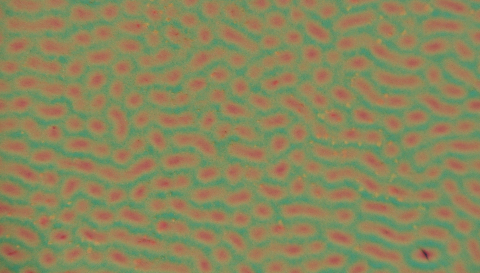
#> input picture TP LPE/perovskyte.png, 480 x 273 px
$ jupyter execute 'LPE copy.ipynb'   (older library calls are emulated)
#> lines starting #> are read from the running program, lines starting #| are printed output that depends on the picture; after the words box and inside, x2 and y2 are one past the last pixel; in counts of white or black regions, pixels touching at a corner belong together
[cell 1]
import numpy as np
import cv2
from matplotlib import pyplot as plt
import math as mp

Lecture de notre image et seuillage.

[cell 2]
image = cv2.imread('perovskyte.png',0)
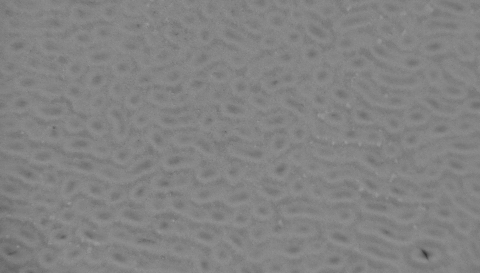
#> image: shape (273, 480); min 50, max 154, mean 130.6
imageS = cv2.threshold(image,125,255,cv2.THRESH_BINARY_INV) # On applique un seuillage inverse pour avoir le fond en noir. Le seuillage vaut 250, si un pixels>250 on le met à 255
imageSS = imageS[1] # on récupère l'image du seuillage
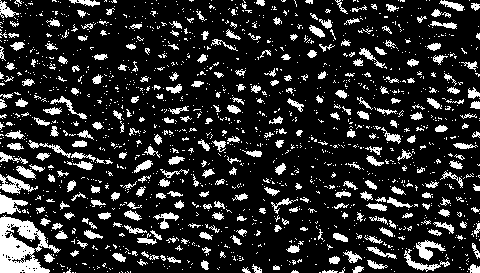
#> imageSS: shape (273, 480); 16.4% white; 1602 white regions (1306 under 20 px), largest, box (x1, y1, x2, y2) and area: (0, 215, 61, 273) 1838, (0, 174, 38, 194) 321, (0, 194, 28, 215) 314
u = np.max(image)
#> u = 154
v = np.min(image)
#> v = 50
print(u,v)
#| 154 50
plt.figure(figsize=(50,10))

plt.subplot(121)
plt.title("Image de base")
plt.imshow(image,'gray') # affichage de l'image I en niveau de gris

plt.subplot(122)
plt.title("Image Seuillée")
plt.imshow(imageSS,'gray') # affichage de l'image I en niveau de gris
plt.show() # déclenche l'affichage

Création des marqueurs :

[cell 3]
S = cv2.getStructuringElement(cv2.MORPH_ELLIPSE,(3,3)) #On créé une ellipse comme élément structurant car on veut avoir un points dans chaque smarties
imageM = cv2.erode(imageSS, S, iterations = 1) #on l'érode  avec l'image structurant
#> imageM: shape (273, 480); 6% white; 546 white regions (427 under 20 px), largest, box (x1, y1, x2, y2) and area: (0, 217, 49, 273) 1273, (0, 195, 15, 214) 198, (417, 242, 443, 259) 169

plt.figure(figsize=(50,10))

plt.subplot(121)
plt.title("Image avec les marqueurs")
plt.imshow(imageM,'gray') # affichage de l'image I en niveau de gris

Labellisation de mes marqueurs + du fond

[cell 4]
imageML = cv2.connectedComponents(imageM) #on labélise nos marqueur : le fond n'est pas encore labellisé
imageMLL = imageML[1] # on récupère l'image labellisée
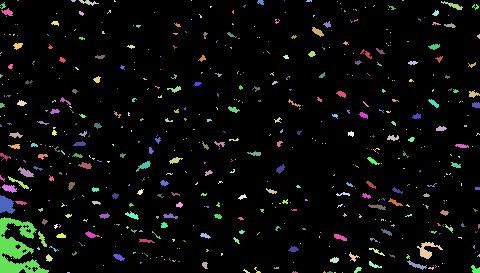
#> imageMLL: shape (273, 480) int32; 547 distinct labels, from 0 to 546; one colour per label, 0 black

imageF = cv2.threshold(image,125,np.max(imageMLL)+1,cv2.THRESH_BINARY) # on fait un seuillage ou cette fois ci le blanc est le fond et vaut 33(derniere valeur du label d'avant + 1) et le seuillage vaut 250
imageFond = imageF[1]

imageMarqueurs = imageFond+imageMLL # On additionne les 2 seuillages
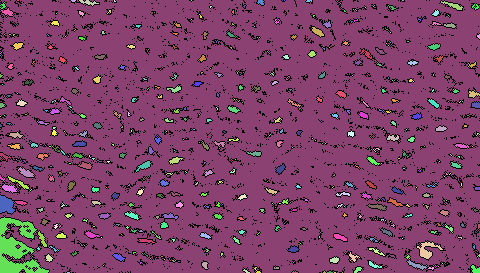
#> imageMarqueurs: shape (273, 480) int32; 547 distinct labels, from 0 to 546; one colour per label, 0 black

plt.figure(figsize=(50,10))

plt.subplot(121)
plt.title("Label des smarties")
plt.imshow(imageML[1]) # affichage de l'image I en niveau de gris

plt.subplot(122)
plt.title("Image des smarties labellisée avec le fond labellisé")
plt.imshow(imageMarqueurs) # affichage de l'image I en niveau de gris
plt.show() # déclenche l'affichage

Création de la carte des distances

[cell 5]
imageD = cv2.distanceTransform(imageSS,cv2.DIST_L2,3,cv2.CV_32F) #On créer les distances avec la fonction
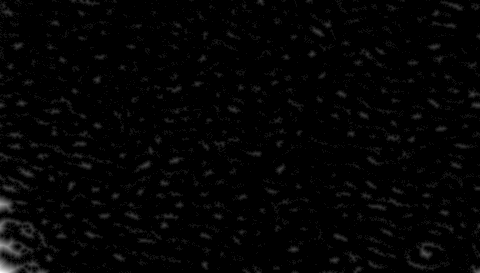
#> imageD: shape (273, 480) float32; min 0, max 15.19, mean 0.236; drawn with min black and max white
u = np.max(imageD) # On la normalise
#> u = 15.19
imageN = imageD * (255/u)

imageI = 255 - imageN #On l'inverse pour avoir le noir au milieux (le noir==0 donc la plus forte prioritée)
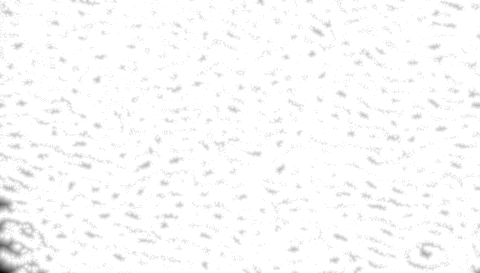
#> imageI: shape (273, 480) float32; min 0, max 255, mean 251

imageF = cv2.threshold(image,125,1,cv2.THRESH_BINARY_INV)  # on refait le même seuillage qu'avant mais cette fois ci le blanc vaut 1
ImageFin = imageI * imageF[1] # On multiplie notre image des distances inversé par l'image seuillée, le fond passe donc au noir et on ne change rien d'autre
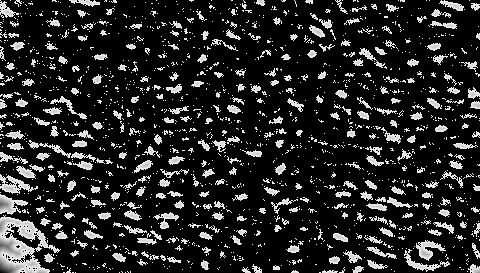
#> ImageFin: shape (273, 480) float32; min 0, max 239, mean 37.8

#On normalise l'image obtenue pour l'avoir entre [0,255]
u = np.max(ImageFin)
#> u = 239
Imagetempo = ImageFin * (255/u)

#On la met sous forme uint8 donc la matrice ne contient maintenant que des entiers (avant elle pouvait contenir des float)
imageDistFin = np.uint8(Imagetempo)
max2 = np.max(imageDistFin)
#> max2 = 254
min2 = np.min(imageDistFin)
#> min2 = 0


plt.figure(figsize=(50,20))

plt.subplot(221)
plt.title("Image des distances obtenue avec distanceTransform")
plt.imshow(imageD,'gray') # affichage de l'image I en niveau de gris

plt.subplot(222)
plt.title("Image inversé de image distance")
plt.imshow(imageI,'gray') # affichage de l'image I en niveau de gris

plt.subplot(223)
plt.title("Image fond avec le blanc = 1")
plt.imshow(imageF[1],'gray') # affichage de l'image I en niveau de gris

plt.subplot(224)
plt.title("Image finale avec des valeurs entière entre [0,255]")
plt.imshow(imageDistFin,'gray') # affichage de l'image I en niveau de gris
plt.show() # déclenche l'affichage
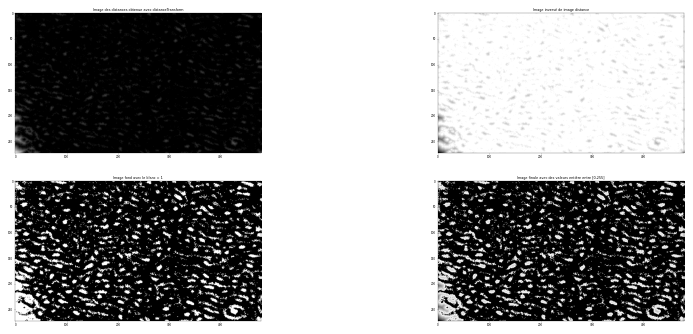
#> figure drawn by matplotlib, 4 panels

LPE :

[cell 6]
T = np.copy(imageMarqueurs)

CoordLigne = []
CoordColonne = []
for i in range(256):
    CoordLigne.append([])
    CoordColonne.append([])

taille = imageMarqueurs.shape
#> taille = (273, 480)
TailleLigne = taille[0]
#> TailleLigne = 273
TailleColonne = taille[1]
#> TailleColonne = 480

ImageEnregistree = {0,50,100,150,200,255}

for i in range(TailleLigne):
    for j in range(TailleColonne):
        if imageMarqueurs[i][j]!=0 :
            CoordLigne[imageDistFin[i][j]].append(i) # on parcours tous nos marqueurs et on les rangent selon leur priorité dans CoordLigne et CoordColonne
            CoordColonne[imageDistFin[i][j]].append(j)

min = 0
while min!=256 : # Tant que l'on a pas parcouru toutes les colonnes de CoordLigne donc tous les niveaux de priorité
    if CoordLigne[min]: # Si il y a des pixels à traiter dans la la colonne de priorités min on fait ce qui suit sinon on augment min et au passe a la priorité suivante
        while CoordLigne[min]: # Tant qu'il y a des pixels à traiter dans la colonne de priorité min
            i = CoordLigne[min].pop(0)
            j = CoordColonne[min].pop(0) # on récupère les 2 corrdonées de notre prixels

            # On regarde ses 4 voisins, si un voisin n'a pas de label, on lui attribut le label du pixel récupérer et on range les coordonnées de se nouveau pixel selon leur priorité dans CoordLigne et CoordColonne
            if(i<TailleLigne-1):
                if T[i+1][j]==0:
                    T[i+1][j]=T[i][j]
                    u = imageDistFin[i+1][j] # Si la prioritée du nouveaux pixel est inférieur à min on lui donne une nouvelle prioriée : min (car on ne repassera pas dans les colonnes qui ont déjà été traité entièrement)
                    CoordLigne[np.max([u,min])].append(i+1)
                    CoordColonne[np.max([u,min])].append(j)

            if(j<TailleColonne-1):
                if T[i][j+1]==0:
                    T[i][j+1]=T[i][j]
                    u = imageDistFin[i][j+1]
                    CoordLigne[np.max([u,min])].append(i)
                    CoordColonne[np.max([u,min])].append(j+1)

            if(i!=0) :
                if T[i-1][j]==0:
                    T[i-1][j]=T[i][j]
                    u = imageDistFin[i-1][j]
                    CoordLigne[np.max([u,min])].append(i-1)
                    CoordColonne[np.max([u,min])].append(j)

            if(j!=0):
                if T[i][j-1]==0:
                    T[i][j-1]=T[i][j]
                    u = imageDistFin[i][j-1]
                    CoordLigne[np.max([u,min])].append(i)
                    CoordColonne[np.max([u,min])].append(j-1)
    else :
        if min in ImageEnregistree :
            im1 = plt.imsave("{}.png".format(min), T)
        min+=1
#> this loop made 336 passes
#> pass 2, `im1 = plt.imsave("{}.png".format(min), T)`:
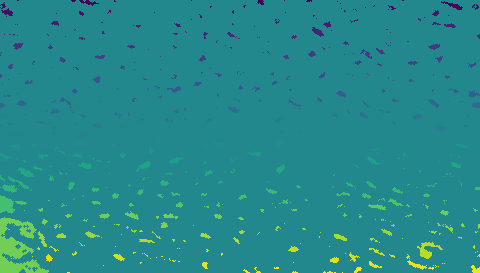
#> saved as 0.png: shape (273, 480, 3); mean R, G, B 38.3, 137.2, 138.8
#> after the loop:
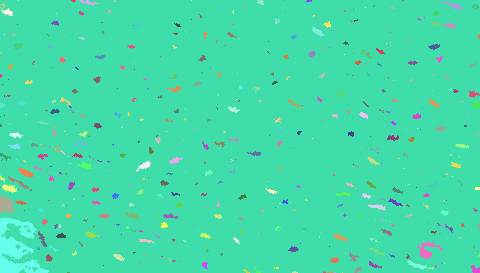
#> T: shape (273, 480) int32; 546 distinct labels, from 1 to 546; one colour per label, 0 black
#> after the loop, min = 256


plt.figure(figsize=(50,20))


plt.subplot(221)
plt.title("Image d'origine")
plt.imshow(image,'gray') # affichage de l'image I en niveau de gris


plt.subplot(222)
plt.title("Image nos marqueurs (le fond en est un)")
plt.imshow(imageMarqueurs) # affichage de l'image I en niveau de gris

plt.subplot(223)
plt.title("Image de nos distance")
plt.imshow(imageDistFin,'gray') # affichage de l'image I en niveau de gris

plt.subplot(224)

plt.title("Image finale avec nos smarties segmenté")
plt.imshow(T) # affichage de l'image I en niveau de gris
plt.show() # déclenche l'affichage
